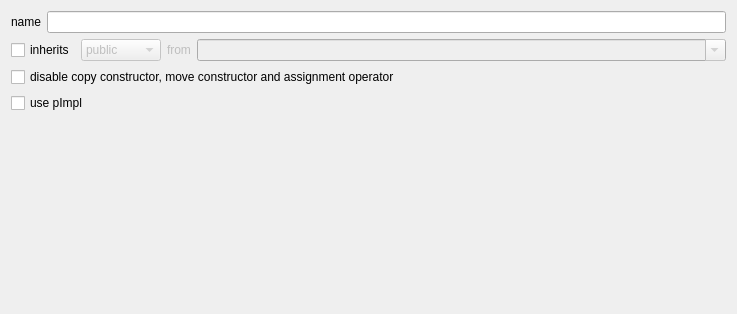
<?xml version="1.0" encoding="UTF-8"?>
<ui version="4.0">
 <class>ClassGenerator</class>
 <widget class="QWidget" name="ClassGenerator">
  <property name="geometry">
   <rect>
    <x>0</x>
    <y>0</y>
    <width>737</width>
    <height>314</height>
   </rect>
  </property>
  <property name="windowTitle">
   <string>ClassGenerator</string>
  </property>
  <layout class="QVBoxLayout" name="verticalLayout">
   <item>
    <layout class="QHBoxLayout" name="horizontalLayout">
     <item>
      <widget class="QLabel" name="label">
       <property name="text">
        <string>name</string>
       </property>
      </widget>
     </item>
     <item>
      <widget class="QLineEdit" name="lineEditName"/>
     </item>
    </layout>
   </item>
   <item>
    <layout class="QHBoxLayout" name="horizontalLayout_3">
     <item>
      <widget class="QCheckBox" name="checkBoxInherit">
       <property name="text">
        <string>inherits</string>
       </property>
      </widget>
     </item>
     <item>
      <widget class="QWidget" name="widgetInheritanceProperties" native="true">
       <property name="enabled">
        <bool>false</bool>
       </property>
       <layout class="QHBoxLayout" name="horizontalLayout_4">
        <property name="leftMargin">
         <number>0</number>
        </property>
        <property name="topMargin">
         <number>0</number>
        </property>
        <property name="rightMargin">
         <number>0</number>
        </property>
        <property name="bottomMargin">
         <number>0</number>
        </property>
        <item>
         <widget class="QComboBox" name="comboBoxType">
          <item>
           <property name="text">
            <string notr="true">public</string>
           </property>
          </item>
          <item>
           <property name="text">
            <string notr="true">protected</string>
           </property>
          </item>
          <item>
           <property name="text">
            <string notr="true">private</string>
           </property>
          </item>
         </widget>
        </item>
        <item>
         <widget class="QLabel" name="label_3">
          <property name="text">
           <string>from</string>
          </property>
         </widget>
        </item>
        <item>
         <widget class="QComboBox" name="comboBoxBaseClassName">
          <property name="sizePolicy">
           <sizepolicy hsizetype="MinimumExpanding" vsizetype="Fixed">
            <horstretch>0</horstretch>
            <verstretch>0</verstretch>
           </sizepolicy>
          </property>
          <property name="editable">
           <bool>true</bool>
          </property>
         </widget>
        </item>
       </layout>
      </widget>
     </item>
    </layout>
   </item>
   <item>
    <widget class="QCheckBox" name="checkBoxDisableCopy">
     <property name="text">
      <string>disable copy constructor, move constructor and assignment operator</string>
     </property>
    </widget>
   </item>
   <item>
    <widget class="QCheckBox" name="checkBoxUsePimpl">
     <property name="text">
      <string>use pImpl</string>
     </property>
    </widget>
   </item>
   <item>
    <spacer name="verticalSpacer">
     <property name="orientation">
      <enum>Qt::Vertical</enum>
     </property>
     <property name="sizeHint" stdset="0">
      <size>
       <width>20</width>
       <height>40</height>
      </size>
     </property>
    </spacer>
   </item>
  </layout>
 </widget>
 <layoutdefault spacing="6" margin="11"/>
 <resources/>
 <connections/>
</ui>
